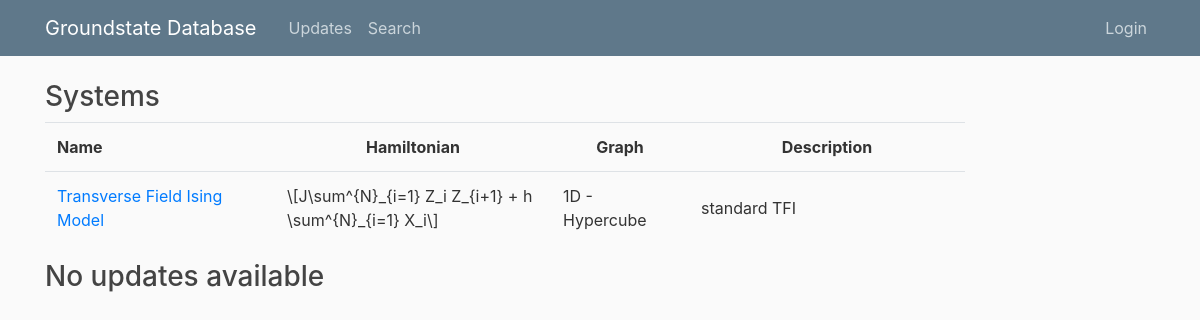
Before: / with the older database file.
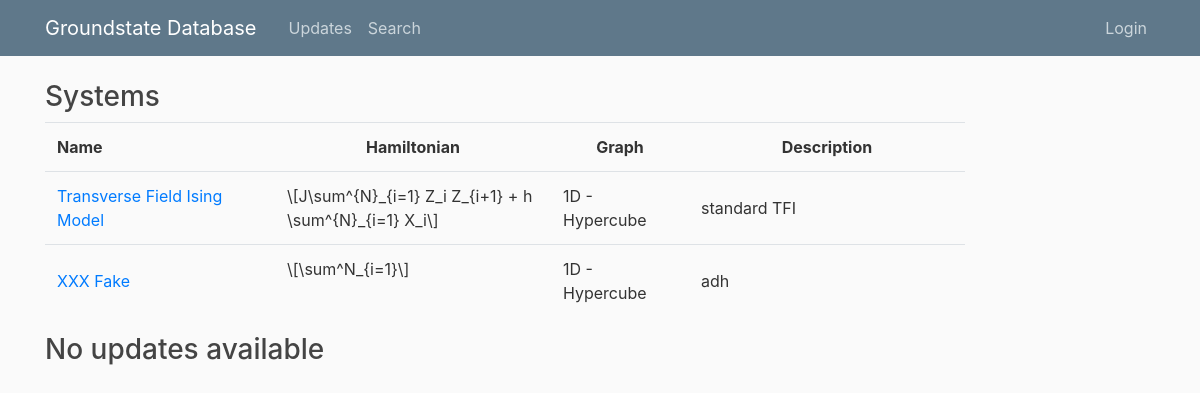
After: the same page with the newer database file.
### core/models.py (models this page shows, shortened)
class System(models.Model):
    name = models.CharField( max_length=80, verbose_name='name' )
    description = models.TextField( default=None, verbose_name='description' )
    H = models.TextField(verbose_name='Hamiltonian')
    n_par = models.IntegerField( verbose_name='number of parameters' )
    wikilink = models.CharField( max_length=100, verbose_name='Wikipedia link' )
    contributors = models.TextField( default=None, verbose_name='contributors' )
    graph = models.ForeignKey( Graph, on_delete=models.CASCADE, verbose_name='graph' ) # on_delete to be modified! #%#

class Graph(models.Model):
    geometry = models.CharField( max_length=40, verbose_name='type', choices=_graph_geometry_CHOICES )
    dim = models.IntegerField( verbose_name='dimension', choices=[(i,i) for i in range(_graph_dim_MAX+1)] )
    pbc = models.IntegerField( verbose_name='periodic boundary conditions', choices=[(i,i) for i in range(int(2**_graph_dim_MAX))] )

### core/views.py (the view)
# urls.py: path('', views.HomeView.as_view(), name='home'),
class HomeView(ListView):
    model = System
    template_name = 'core/home.html'
    context_object_name = 'systems'
    order_by = 'name'
    def get_context_data(self, **kwargs):
        context = super(ListView, self).get_context_data(**kwargs)
        context['msgs'] = Message.objects.order_by('-date_mod')
        return context

### core/templates/core/home.html (shortened to what this page needs)
{% extends "core/base.html" %}
{% block content %}
  {% if systems %}
  <h3>Systems</h3>
  <table class="table" style="width: 100%">
  <tr>
    <th style="width: 25%">Name</th>
    <th style="width: 30%; text-align:center">Hamiltonian</th>
    <th style="width: 15%; text-align:center">Graph</th>
    <th style="width: 30%; text-align:center">Description</th>
  </tr>
  {% for system in systems %}
    <tr>
      <td style="vertical-align:middle"><a href="{% url 'system-detail' system.pk %}">{{ system.name }}</a></td>
      <td style="vertical-align:top">\[{{ system.H }}\]</td>
      <td style="vertical-align:middle">{{ system.graph.dim }}D - {{ system.graph.geometry }}</td>
      <td style="vertical-align:middle">{{ system.description }}</td>
    </tr>
  {% endfor %}
  </table>
  {% else %}
    <h3>No systems available</h3>
  {% endif %}
  {% if msgs %}
  <h3>Updates</h3>
    {% for m in msgs %}
    <article class="media content-section">
      <div class="media-body">
        <div class="article-metadata">
          <a class="mr-2">{{ m.author.username }} on {{ m.date_mod|date:"D, d.m.Y"}} at {{ m.date_mod|date:"H:i"}}</a>
        </div>
        <h2><a class="article-title" href="#">{{ m.title }}</a></h2>
        <p class="article-content">{{ m.content }}</p>
      </div>
    </article>
    {% endfor %}
  {% else %}
    <h3>No updates available</h3>
  {% endif %}
{% endblock content %}

### core/templates/core/base.html (shortened to what this page needs)
{% load static %}
<!doctype html>
<html lang="en">
  <head>
    <link rel="stylesheet" href="https://maxcdn.bootstrapcdn.com/bootstrap/4.0.0/css/bootstrap.min.css">
    <link rel="stylesheet" type="text/css" href="{% static 'core/main.css' %}">
  </head>
  <body>
  <header class="site-header">
    <nav class="navbar navbar-expand-md navbar-dark bg-steel fixed-top">
      <div class="container">
        <a class="navbar-brand mr-4" href="/">Groundstate Database</a>
        <div class="collapse navbar-collapse" id="navbarToggle">
          <div class="navbar-nav mr-auto">
            <a class="nav-item nav-link" href="#">Updates</a>
            <a class="nav-item nav-link" href="#">Search</a>
          </div>
          <div class="navbar-nav">
          {% if user.is_authenticated %}
            <a class="nav-item nav-link" href="/admin/">Admin</a>
          {% else %}
            <a class="nav-item nav-link" href="/admin/">Login</a>
          {% endif %}
          </div>
        </div>
      </div>
    </nav>
  </header>
    <main role="main" class="container">
      <div class="row">
        <div class="col-md-10">
          {% block content %}{% endblock %}
        </div>
      </div>
    </main>
  </body>
</html>

### core/static/core/main.css (style rules this page uses)
body { background: #fafafa; color: #333333; margin-top: 5rem; }
h1, h2, h3, h4, h5, h6 { color: #444444; }
.bg-steel { background-color: #5f788a; }
.site-header .navbar-nav .nav-link { color: #cbd5db; }
table { border-spacing: 6px 0; }

Changed rows visible on the page:
added System: name "XXX Fake", H "\\sum^N_{i=1}", graph.dim "1", graph.geometry "Hypercube", description "adh"
